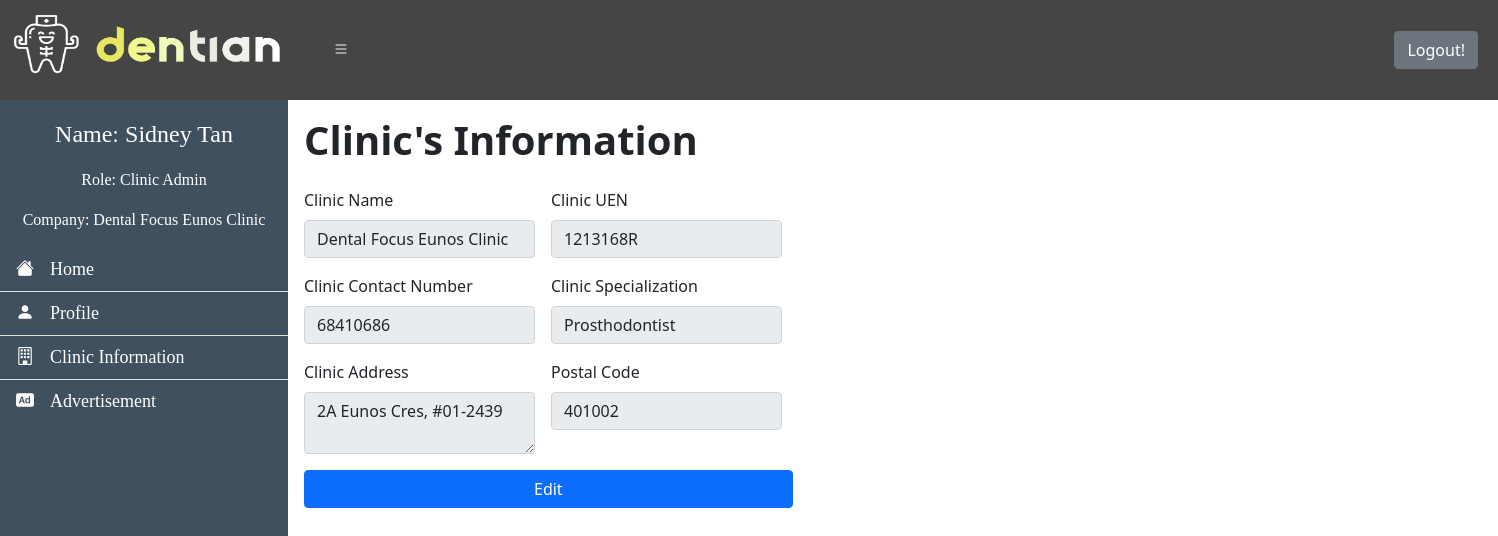
Screenshot of /ClinicInfo.php (signed in) with the database file from the repository.
### tables this page shows
CREATE TABLE `wixClients` (
  `_id` varchar(50) NOT NULL,
  `_createdDate` timestamp NULL DEFAULT CURRENT_TIMESTAMP,
  `_updatedDate` timestamp NULL DEFAULT CURRENT_TIMESTAMP,
  `_owner` varchar(50) DEFAULT NULL,
  `Emp_ID` int NOT NULL,
  `first_name` varchar(30) NOT NULL,
  `last_name` varchar(30) NOT NULL,
  `contact_number` int NOT NULL,
  `NRIC_PNum` varchar(9) NOT NULL,
  `Birth_Date` date DEFAULT NULL,
  `email` varchar(100) NOT NULL,
  `address` varchar(100) NOT NULL,
  `username` varchar(255) NOT NULL,
  `password` varchar(255) NOT NULL,
  `clinic_name` varchar(100) NOT NULL,
  `clinic_contact` int NOT NULL,
  `clinic_uen` varchar(100) NOT NULL,
  `clinic_specialization` varchar(100) NOT NULL,
  `clinic_address` varchar(255) NOT NULL,
  `postal_code` int NOT NULL,
  `role` varchar(20) NOT NULL DEFAULT 'Clinic Admin',
  `status` varchar(50) NOT NULL
);

### db_connection.php (called while the page is built, shortened)
<?php
class DB_Connect
{
    public function connectWix()
    {
        try {
            $ghost = "34.87.94.119";
            $gdb = "wixDatabase";
            $gusername = "root";
            $gpassword = "r00tD3ntian@22";
            $conn = new PDO('mysql:host=' . $ghost . '; charset=utf8mb4;dbname=' . $gdb, $gusername, $gpassword);
            return $conn;
        } catch (PDOException $e) {
            print "Error: " . $e->getMessage() . "<br>";
            die();
        }
    }
}
?>

### ClinicInfo.php (the view, shortened to what this page needs)
<?php
include 'db_connection.php';
include 'Navbar.php';
if (!isset($_SESSION['Role']) && empty($_SESSION['Role'])) {
    header("Location: index.php");
} else {
    $company = $_SESSION['Company'];
    $db = new DB_Connect();
    $stmt = $db->connectWix()->prepare("SELECT `clinic_uen` FROM `wixClients` where `clinic_name` = ?");
    $stmt->execute([$company]);
    if ($stmt->rowCount() > 0) {
        $currentUEN = $stmt->fetchAll(PDO::FETCH_ASSOC);
    } else {
        $_SESSION['alert'] = '<div class="alert alert-danger" role="alert-msg">Error! Please try again <i class="bi bi-person-check"></i></div>';
    }
}
?>
<html>
<head>
    <link rel="stylesheet" href="https://cdn.jsdelivr.net/npm/bootstrap-icons@1.8.1/font/bootstrap-icons.css">
    <link href="https://cdn.jsdelivr.net/npm/bootstrap@5.0.2/dist/css/bootstrap.min.css" rel="stylesheet">
    <link rel="stylesheet" href="https://cdn.jsdelivr.net/npm/bootstrap-icons@1.8.1/font/bootstrap-icons.css">
</head>
<body>
    <div class="w-100 p-3 content-wrapper" id="content-wrapper">
        <?php
        $db = new DB_Connect();
        $stmt = $db->connectWix()->prepare("SELECT * FROM wixClients where `clinic_uen` = ?");
        $stmt->execute([$currentUEN[0]['clinic_uen']]);
        if ($stmt->rowCount() > 0) {
            $caProfile = $stmt->fetchAll(PDO::FETCH_ASSOC);
        } else {
            echo "<span class='d-block p-2 bg-danger text-white text-center'>Error!</span>";
        }
        if (isset($caProfile)) {
            echo
            '
                <h1><b>Clinic\'s Information</b></h1>
                <div class="row g-3 pt-3">
                    <div class="col-2">
                        <label class="form-label">Clinic Name</label>
                        <input type="text" readonly class="form-control" name="clinicName" id="clinicName" value="' . $caProfile[0]['clinic_name'] . '">
                    </div>
                    <div class="col-2">
                        <label class="form-label">Clinic UEN</label>
                        <input type="text" readonly class="form-control" name="clinicUEN" id="clinicUEN" value="' . $caProfile[0]['clinic_uen'] . '">
                    </div>
                </div>
                <div class="row g-3 pt-3">
                    <div class="col-2">
                        <label class="form-label">Clinic Contact Number</label>
                        <input type="text" readonly class="form-control" name="clinicContact" id="clinicContact" value="' . $caProfile[0]['clinic_contact'] . '">
                    </div>
                    <div class="col-2">
                        <label class="form-label">Clinic Specialization</label>
                        <input type="text" readonly class="form-control" name="Specialization" id="Specialization" value="' . $caProfile[0]['clinic_specialization'] . '">
                    </div>
                </div>
                <div class="row g-3 pt-3">
                    <div class="col-2">
                        <label class="form-label">Clinic Address</label>
                        <textarea class="form-control" readonly name="clinicAddress" id="clinicAddress">' . $caProfile[0]['clinic_address'] . '</textarea>
                    </div>
                    <div class="col-2">
                        <label class="form-label">Postal Code</label>
                        <input type="text" readonly class="form-control" name="clinicPostal" id="clinicPostal" value="' . $caProfile[0]['postal_code'] . '">
                    </div>
                </div>
                ';
        }
        ?>
        <div class="d-grid col-4 pt-3">
            <button type="submit" class="btn btn-primary" data-bs-toggle="modal" data-bs-target="#updateClinicModal">Edit</button>
        </div>
    </div>
</body>
</html>

### Navbar.php (style rules this page uses)
body { background-image: url('img/AdminBackground.png'); background-repeat: no-repeat; background-attachment: fixed; background-size: cover; }
@media (min-width:769px) { #content-wrapper { transition: all 0.3s ease; } }

### ClinicInfo.php (style rules this page uses)
body { background-image: url('img/AdminBackground.png'); background-repeat: no-repeat; background-attachment: fixed; background-size: cover; }
.content-wrapper { transition: all 0.3s ease; margin-left: 288px; }

### rows the page displays
wixclients: clinicName "Dental Focus Eunos Clinic", clinicUEN "1213168R", clinicContact "68410686", Specialization "Prosthodontist", clinicAddress "2A Eunos Cres, #01-2439", clinicPostal "401002"

### other values shown
$_SESSION['Name'] "Sidney Tan"
$_SESSION['Role'] "Clinic Admin"
$_SESSION['Company'] "Dental Focus Eunos Clinic"
